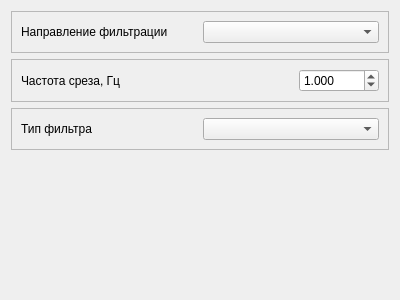
<?xml version="1.0" encoding="UTF-8"?>
<ui version="4.0">
 <class>FilterSignalParamsWidget</class>
 <widget class="QWidget" name="FilterSignalParamsWidget">
  <property name="geometry">
   <rect>
    <x>0</x>
    <y>0</y>
    <width>400</width>
    <height>300</height>
   </rect>
  </property>
  <property name="windowTitle">
   <string>Form</string>
  </property>
  <layout class="QVBoxLayout" name="verticalLayout">
   <item>
    <widget class="QFrame" name="frDirection">
     <property name="frameShape">
      <enum>QFrame::StyledPanel</enum>
     </property>
     <property name="frameShadow">
      <enum>QFrame::Raised</enum>
     </property>
     <layout class="QHBoxLayout" name="horizontalLayout_3">
      <item>
       <widget class="QLabel" name="lblDirection">
        <property name="text">
         <string>Направление фильтрации</string>
        </property>
       </widget>
      </item>
      <item>
       <widget class="QComboBox" name="cbDirection"/>
      </item>
     </layout>
    </widget>
   </item>
   <item>
    <widget class="QFrame" name="frFreq">
     <property name="frameShape">
      <enum>QFrame::StyledPanel</enum>
     </property>
     <property name="frameShadow">
      <enum>QFrame::Raised</enum>
     </property>
     <layout class="QHBoxLayout" name="horizontalLayout">
      <item>
       <widget class="QLabel" name="lblFreq">
        <property name="text">
         <string>Частота среза, Гц</string>
        </property>
       </widget>
      </item>
      <item>
       <widget class="QDoubleSpinBox" name="edFreq">
        <property name="minimumSize">
         <size>
          <width>80</width>
          <height>0</height>
         </size>
        </property>
        <property name="maximumSize">
         <size>
          <width>80</width>
          <height>16777215</height>
         </size>
        </property>
        <property name="decimals">
         <number>3</number>
        </property>
        <property name="minimum">
         <double>0.010000000000000</double>
        </property>
        <property name="maximum">
         <double>996.990000000000009</double>
        </property>
        <property name="value">
         <double>1.000000000000000</double>
        </property>
       </widget>
      </item>
     </layout>
    </widget>
   </item>
   <item>
    <widget class="QFrame" name="frKind">
     <property name="frameShape">
      <enum>QFrame::StyledPanel</enum>
     </property>
     <property name="frameShadow">
      <enum>QFrame::Raised</enum>
     </property>
     <layout class="QHBoxLayout" name="horizontalLayout_2">
      <item>
       <widget class="QLabel" name="lblKind">
        <property name="text">
         <string>Тип фильтра</string>
        </property>
       </widget>
      </item>
      <item>
       <widget class="QComboBox" name="cbKind"/>
      </item>
     </layout>
    </widget>
   </item>
   <item>
    <spacer name="verticalSpacer">
     <property name="orientation">
      <enum>Qt::Vertical</enum>
     </property>
     <property name="sizeHint" stdset="0">
      <size>
       <width>20</width>
       <height>141</height>
      </size>
     </property>
    </spacer>
   </item>
  </layout>
 </widget>
 <resources/>
 <connections/>
</ui>
